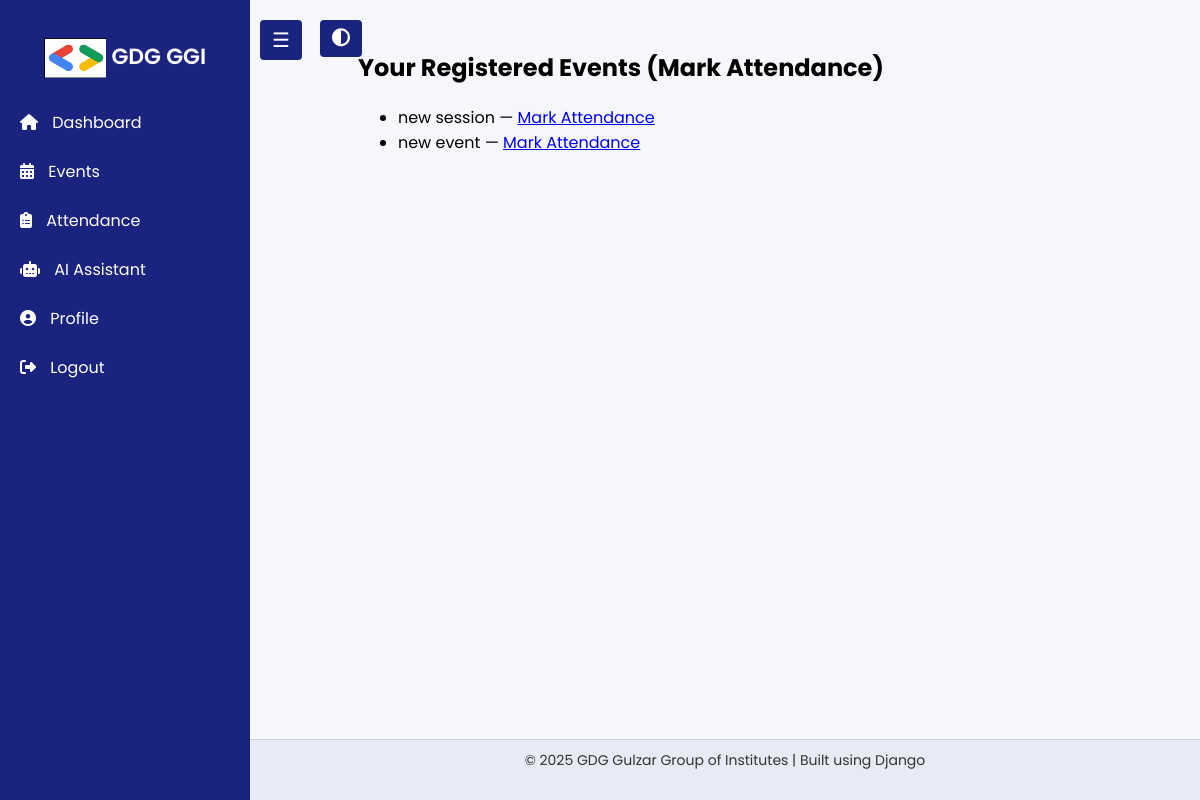
Before: /attendence/ (signed in) with the older database file.
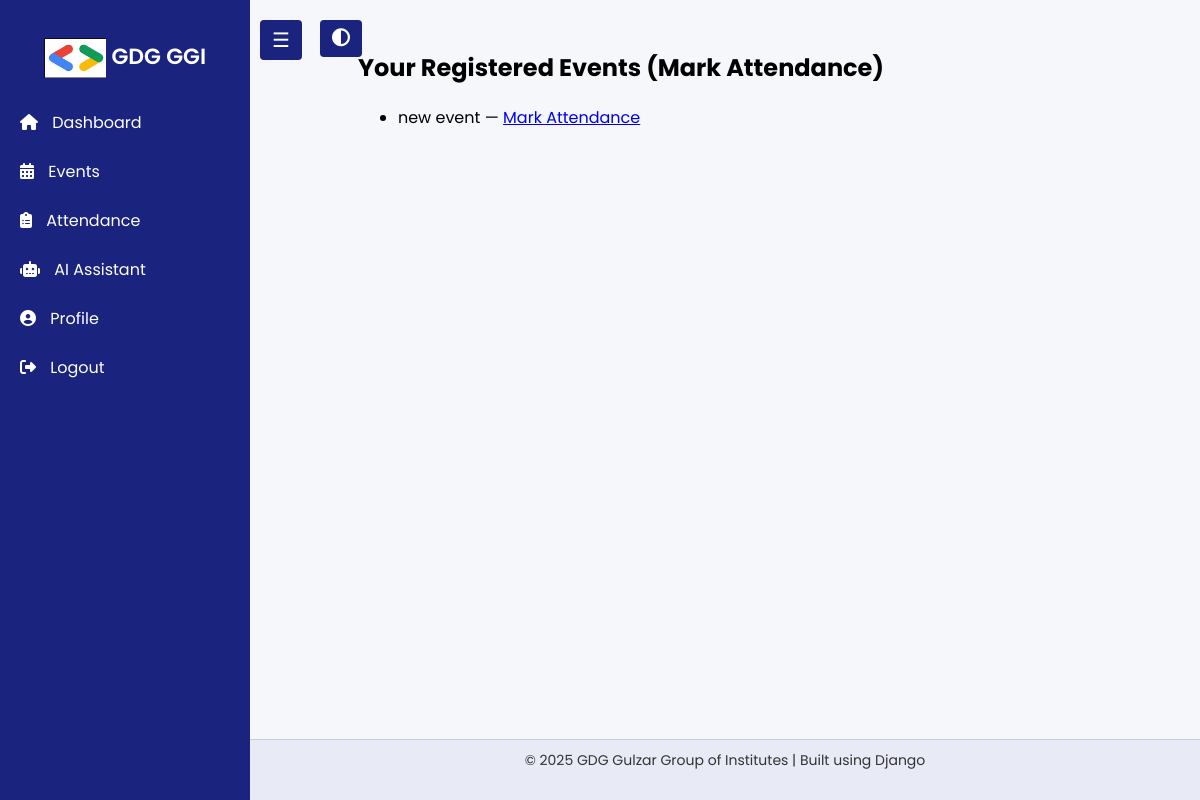
After: the same page with the newer database file.
### events/models.py (models this page shows, shortened)
class Event(models.Model):
    EVENT_TYPES = [
        ('tech_talk', 'Tech Talk'),
        ('workshop', 'Workshop'),
        ('competition', 'Competition'),
        ('meetup', 'Meetup'),
        ('other', 'Other'),
    ]
    STATUS_CHOICES = [
        ('draft', 'Draft'),
        ('pending_venue_approval', 'Pending Venue Approval'),
        ('venue_approved', 'Venue Approved'),
        ('published', 'Published'),
        ('completed', 'Completed'),
        ('attendance_sent_to_erp', 'Attendance Sent to ERP'),
    ]
    title = models.CharField(max_length=100)
    description = models.TextField()
    event_type = models.CharField(max_length=20, choices=EVENT_TYPES, default='other')
    date = models.DateField()
    time = models.TimeField()
    venue = models.CharField(max_length=100)
    is_venue_approved_by_hod = models.BooleanField(default=False)
    last_date_to_apply = models.DateField()
    registration_link = models.URLField(max_length=300, blank=True, null=True)
    systems_required = models.TextField(blank=True)
    poster = models.ImageField(upload_to='event_posters/', blank=True, null=True)
    is_visible = models.BooleanField(default=False)
    created_by = models.ForeignKey(User, on_delete=models.CASCADE, related_name="created_events")
    created_at = models.DateTimeField(auto_now_add=True)
    assigned_teachers = models.ManyToManyField(User, related_name='assigned_events_as_teacher', blank=True,
                                               limit_choices_to={'role': 'Teacher'})
    assigned_gdg_members = models.ManyToManyField(User, related_name='assigned_events_as_gdg', blank=True,
                                                  limit_choices_to={'role': 'GDG'})
    event_head = models.ForeignKey(User, on_delete=models.SET_NULL, null=True, blank=True, related_name='led_events',
                                   limit_choices_to={'role': 'EventHead'})
    status = models.CharField(max_length=30, choices=STATUS_CHOICES, default='draft')

### attendence/views.py (the view)
# urls.py: path('', views.attendance_home, name='attendance_home'),
@login_required
def attendance_home(request):
    events = Event.objects.filter(eventregistration__student=request.user)
    return render(request, 'attendance_home.html', {'events': events})

### attendence/templates/attendance_home.html
{% extends "base.html" %}
{% block content %}
<h2>Your Registered Events (Mark Attendance)</h2>
<ul>
  {% for event in events %}
    <li>
      {{ event.title }} —
      <a href="{% url 'mark_attendance' event.id %}">Mark Attendance</a>
    </li>
  {% empty %}
    <li>You are not registered in any events.</li>
  {% endfor %}
</ul>
{% endblock %}

Changed rows visible on the page:
removed Event: title "new session"
